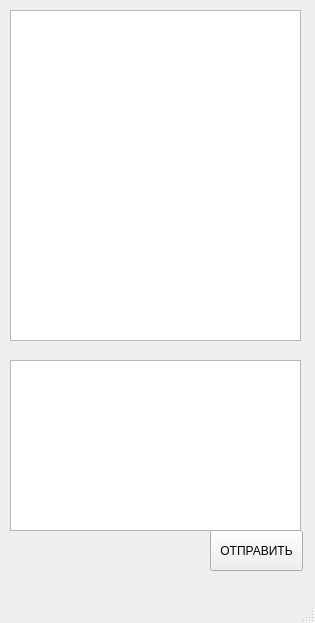
<?xml version="1.0" encoding="UTF-8"?>
<ui version="4.0">
 <class>Chat</class>
 <widget class="QMainWindow" name="Chat">
  <property name="geometry">
   <rect>
    <x>0</x>
    <y>0</y>
    <width>315</width>
    <height>623</height>
   </rect>
  </property>
  <property name="windowTitle">
   <string>MainWindow</string>
  </property>
  <widget class="QWidget" name="centralwidget">
   <widget class="QTextEdit" name="textEdit">
    <property name="geometry">
     <rect>
      <x>10</x>
      <y>360</y>
      <width>291</width>
      <height>171</height>
     </rect>
    </property>
   </widget>
   <widget class="QPushButton" name="pushButtonSend">
    <property name="geometry">
     <rect>
      <x>210</x>
      <y>530</y>
      <width>93</width>
      <height>41</height>
     </rect>
    </property>
    <property name="text">
     <string>ОТПРАВИТЬ</string>
    </property>
   </widget>
   <widget class="QTextBrowser" name="textBrowser">
    <property name="geometry">
     <rect>
      <x>10</x>
      <y>10</y>
      <width>291</width>
      <height>331</height>
     </rect>
    </property>
   </widget>
  </widget>
  <widget class="QMenuBar" name="menubar">
   <property name="geometry">
    <rect>
     <x>0</x>
     <y>0</y>
     <width>315</width>
     <height>26</height>
    </rect>
   </property>
  </widget>
  <widget class="QStatusBar" name="statusbar"/>
 </widget>
 <resources/>
 <connections/>
</ui>
